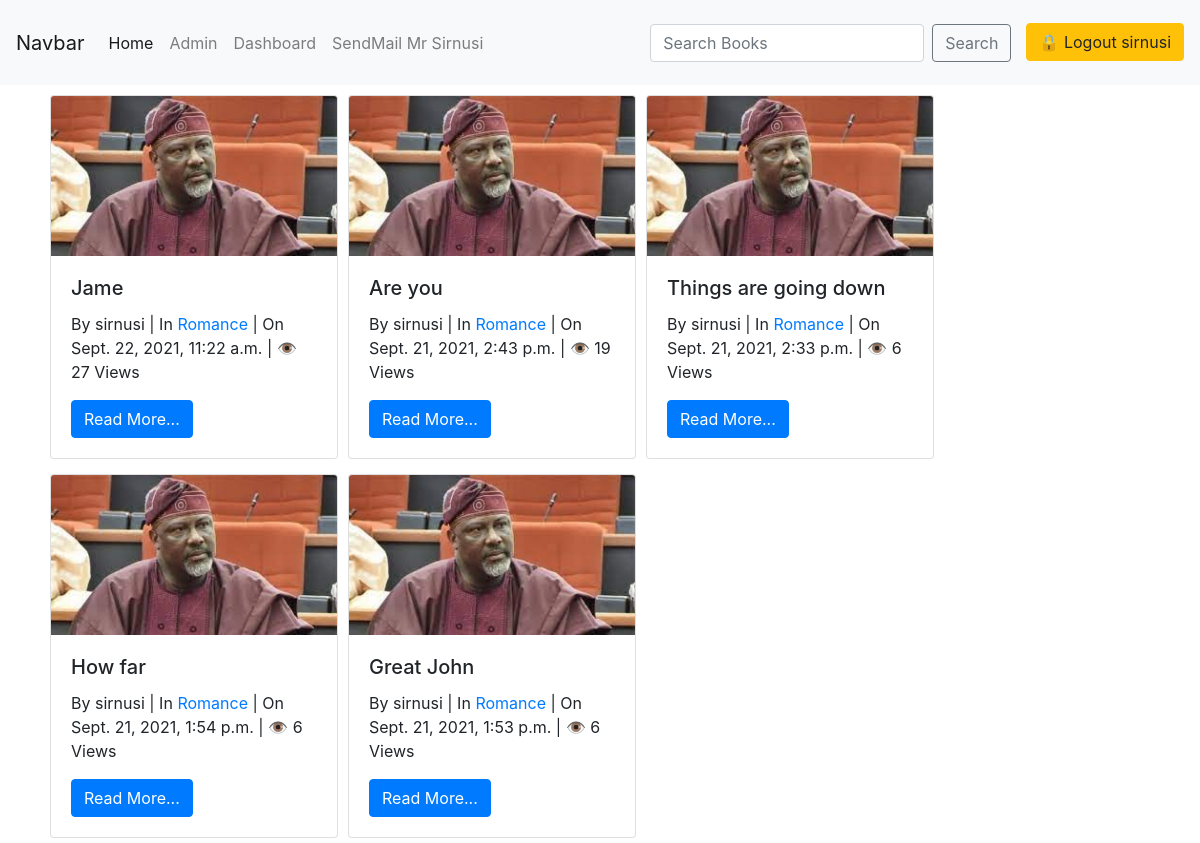
/book_app/ (signed in), run on an earlier commit of the app's database.
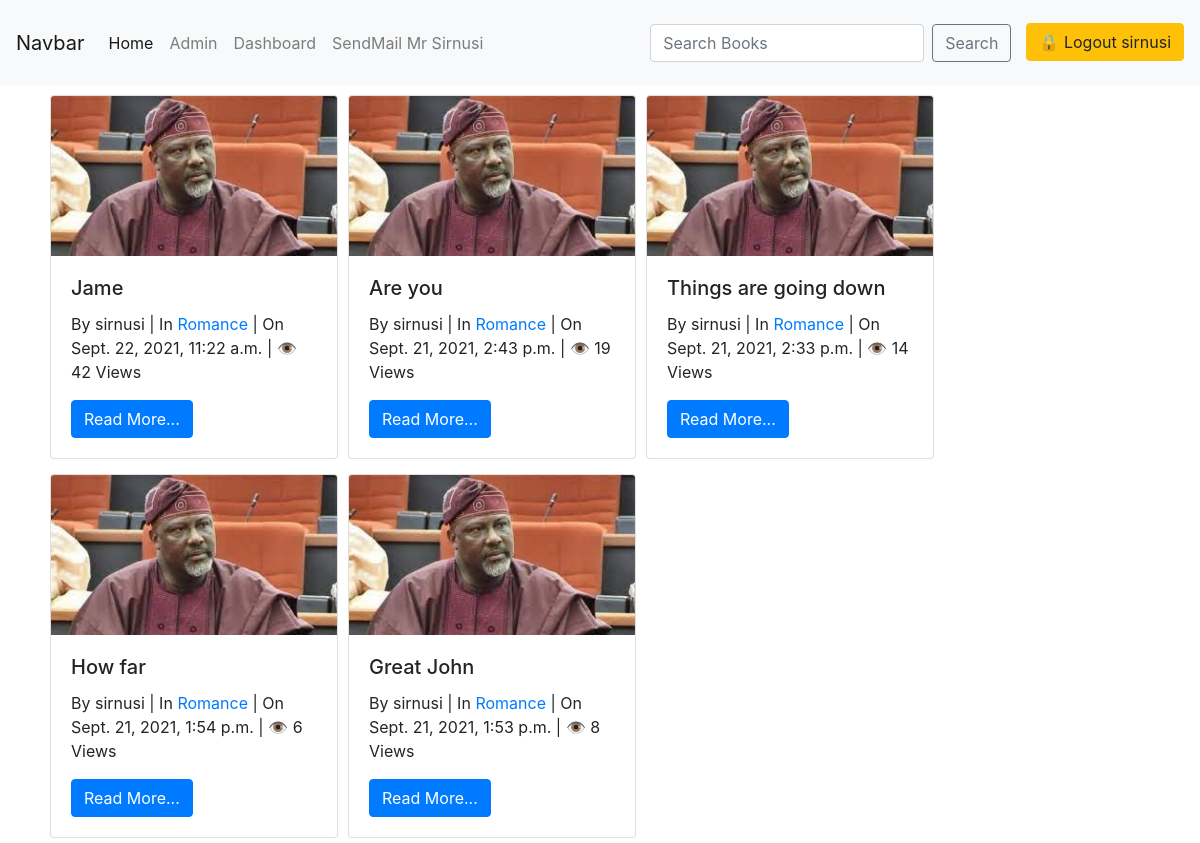
And on a later commit of the database.
### book_app/models.py (models this page shows, shortened)
class Book(models.Model):
    title = models.CharField(max_length=100)
    slug = models.SlugField()
    author = models.ForeignKey(User, on_delete=models.CASCADE)
    context = models.TextField()
    release_year = models.DateTimeField(auto_now_add=True)
    count = models.PositiveIntegerField(default=0)
    genre = models.ForeignKey(Genre, on_delete=models.CASCADE)
    image = models.ImageField(upload_to='profile_pics')
    class Meta:
        ordering = ['-release_year']

class Genre(models.Model):
    name = models.CharField(max_length=100)
    def __str__(self):
        return self.name

### book_app/views.py (the view)
# urls.py: path('', views.HomeView.as_view(), name='home'),
class HomeView(LoginRequiredMixin, ListView):
    model = Book
    template_name = 'book_app/home.html'
    def get_context_data(self, **kwargs):
        context = super().get_context_data(**kwargs)
        context['books'] = Book.objects.filter(author=self.request.user)
        return context

### book_app/templates/book_app/home.html (shortened to what this page needs)
<!DOCTYPE html>
{% extends 'book_app/base.html' %}
{% load static %}
{% block body_block %}
{% for book in books %}
    <div class="card" style="width: 18rem; margin: 10px 5px 5px 5px; float: left; ">
        <img src="{{ book.image.url }}" class="card-img-top" alt="NO">
        <div class="card-body">
            <h5 class="card-title">{{ book.title }}</h5>
            <div class="info">
                By <span>{{ book.author }}</span> | In <span><a href="{% url 'genre' book.genre %}">{{ book.genre }}</a></span> | On <span>{{ book.release_year }}</span> | &#x1f441 <span>{{ book.count }} View{{ book.count | pluralize }}</span>
            </div>
            <a href="{% url 'book_details' book.slug %}" class="btn btn-primary">Read More...</a>
        </div>
    </div>
{% empty %}
    <h3>There are no books, <a href="#">please write a book</a></h3>
{% endfor %}
{% endblock %}

What changed in the data, as far as the page shows it:
changed Book "Jame": count "27" → "42"
changed Book "Things are going down": count "6" → "14"
changed Book "Great John": count "6" → "8"
